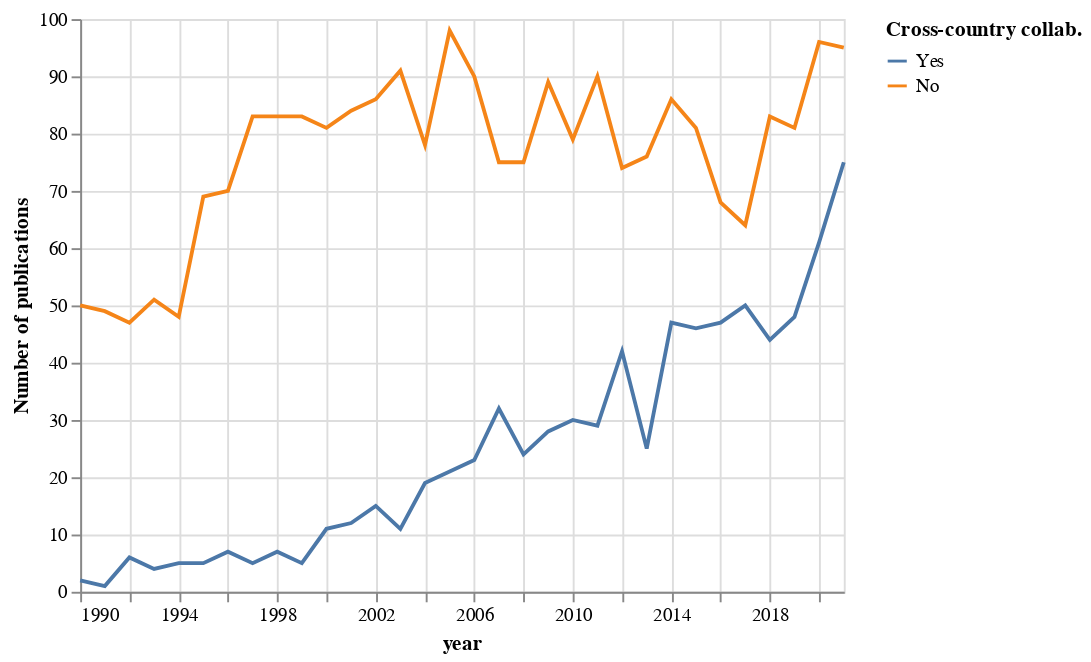

The notebook cell this image was saved under:
### Code cell
cross_country_count = alt.Chart(cross_country).mark_line().encode(
    x = 'year',
    y = alt.Y(
        'count',
        title = 'Number of publications'
    ),
    color = alt.Color(
        'type',
        title = 'Cross-country collab.',
        sort = ['Yes', 'No']
    )
)

cross_country_count

### Figure 1 — Vega-Lite specification as saved in the notebook (floating-point values rounded to 4 significant figures)
{"config": {"view": {"continuousWidth": 400, "continuousHeight": 300}}, "data": {"name": "data-e85968a2c0ece3cbe3b0221a247129c7"}, "mark": "line", "encoding": {"color": {"field": "type", "sort": ["Yes", "No"], "title": "Cross-country collab.", "type": "nominal"}, "x": {"field": "year", "type": "temporal"}, "y": {"field": "count", "title": "Number of publications", "type": "quantitative"}}, "$schema": "https://vega.github.io/schema/vega-lite/v4.17.0.json", "datasets": {"data-e85968a2c0ece3cbe3b0221a247129c7": [{"year": "1990-01-01T00:00:00", "type": "No", "count": 50, "ratio": 0.9615}, {"year": "1990-01-01T00:00:00", "type": "Yes", "count": 2, "ratio": 0.03846}, {"year": "1991-01-01T00:00:00", "type": "No", "count": 49, "ratio": 0.98}, {"year": "1991-01-01T00:00:00", "type": "Yes", "count": 1, "ratio": 0.02}, {"year": "1992-01-01T00:00:00", "type": "No", "count": 47, "ratio": 0.8868}, {"year": "1992-01-01T00:00:00", "type": "Yes", "count": 6, "ratio": 0.1132}, {"year": "1993-01-01T00:00:00", "type": "No", "count": 51, "ratio": 0.9273}, {"year": "1993-01-01T00:00:00", "type": "Yes", "count": 4, "ratio": 0.07273}, {"year": "1994-01-01T00:00:00", "type": "No", "count": 48, "ratio": 0.9057}, {"year": "1994-01-01T00:00:00", "type": "Yes", "count": 5, "ratio": 0.09434}, {"year": "1995-01-01T00:00:00", "type": "No", "count": 69, "ratio": 0.9324}, {"year": "1995-01-01T00:00:00", "type": "Yes", "count": 5, "ratio": 0.06757}, {"year": "1996-01-01T00:00:00", "type": "No", "count": 70, "ratio": 0.9091}, {"year": "1996-01-01T00:00:00", "type": "Yes", "count": 7, "ratio": 0.09091}, {"year": "1997-01-01T00:00:00", "type": "No", "count": 83, "ratio": 0.9432}, {"year": "1997-01-01T00:00:00", "type": "Yes", "count": 5, "ratio": 0.05682}, {"year": "1998-01-01T00:00:00", "type": "No", "count": 83, "ratio": 0.9222}, {"year": "1998-01-01T00:00:00", "type": "Yes", "count": 7, "ratio": 0.07778}, {"year": "1999-01-01T00:00:00", "type": "No", "count": 83, "ratio": 0.9432}, {"year": "1999-01-01T00:00:00", "type": "Yes", "count": 5, "ratio": 0.05682}, {"year": "2000-01-01T00:00:00", "type": "No", "count": 81, "ratio": 0.8804}, {"year": "2000-01-01T00:00:00", "type": "Yes", "count": 11, "ratio": 0.1196}, {"year": "2001-01-01T00:00:00", "type": "No", "count": 84, "ratio": 0.875}, {"year": "2001-01-01T00:00:00", "type": "Yes", "count": 12, "ratio": 0.125}, {"year": "2002-01-01T00:00:00", "type": "No", "count": 86, "ratio": 0.8515}, {"year": "2002-01-01T00:00:00", "type": "Yes", "count": 15, "ratio": 0.1485}, {"year": "2003-01-01T00:00:00", "type": "No", "count": 91, "ratio": 0.8922}, {"year": "2003-01-01T00:00:00", "type": "Yes", "count": 11, "ratio": 0.1078}, {"year": "2004-01-01T00:00:00", "type": "No", "count": 78, "ratio": 0.8041}, {"year": "2004-01-01T00:00:00", "type": "Yes", "count": 19, "ratio": 0.1959}, {"year": "2005-01-01T00:00:00", "type": "No", "count": 98, "ratio": 0.8235}, {"year": "2005-01-01T00:00:00", "type": "Yes", "count": 21, "ratio": 0.1765}, {"year": "2006-01-01T00:00:00", "type": "No", "count": 90, "ratio": 0.7965}, {"year": "2006-01-01T00:00:00", "type": "Yes", "count": 23, "ratio": 0.2035}, {"year": "2007-01-01T00:00:00", "type": "No", "count": 75, "ratio": 0.7009}, {"year": "2007-01-01T00:00:00", "type": "Yes", "count": 32, "ratio": 0.2991}, {"year": "2008-01-01T00:00:00", "type": "No", "count": 75, "ratio": 0.7576}, {"year": "2008-01-01T00:00:00", "type": "Yes", "count": 24, "ratio": 0.2424}, {"year": "2009-01-01T00:00:00", "type": "No", "count": 89, "ratio": 0.7607}, {"year": "2009-01-01T00:00:00", "type": "Yes", "count": 28, "ratio": 0.2393}, {"year": "2010-01-01T00:00:00", "type": "No", "count": 79, "ratio": 0.7248}, {"year": "2010-01-01T00:00:00", "type": "Yes", "count": 30, "ratio": 0.2752}, {"year": "2011-01-01T00:00:00", "type": "No", "count": 90, "ratio": 0.7563}, {"year": "2011-01-01T00:00:00", "type": "Yes", "count": 29, "ratio": 0.2437}, {"year": "2012-01-01T00:00:00", "type": "No", "count": 74, "ratio": 0.6379}, {"year": "2012-01-01T00:00:00", "type": "Yes", "count": 42, "ratio": 0.3621}, {"year": "2013-01-01T00:00:00", "type": "No", "count": 76, "ratio": 0.7525}, {"year": "2013-01-01T00:00:00", "type": "Yes", "count": 25, "ratio": 0.2475}, {"year": "2014-01-01T00:00:00", "type": "No", "count": 86, "ratio": 0.6466}, {"year": "2014-01-01T00:00:00", "type": "Yes", "count": 47, "ratio": 0.3534}, {"year": "2015-01-01T00:00:00", "type": "No", "count": 81, "ratio": 0.6378}, {"year": "2015-01-01T00:00:00", "type": "Yes", "count": 46, "ratio": 0.3622}, {"year": "2016-01-01T00:00:00", "type": "No", "count": 68, "ratio": 0.5913}, {"year": "2016-01-01T00:00:00", "type": "Yes", "count": 47, "ratio": 0.4087}, {"year": "2017-01-01T00:00:00", "type": "No", "count": 64, "ratio": 0.5614}, {"year": "2017-01-01T00:00:00", "type": "Yes", "count": 50, "ratio": 0.4386}, {"year": "2018-01-01T00:00:00", "type": "No", "count": 83, "ratio": 0.6535}, {"year": "2018-01-01T00:00:00", "type": "Yes", "count": 44, "ratio": 0.3465}, {"year": "2019-01-01T00:00:00", "type": "No", "count": 81, "ratio": 0.6279}, {"year": "2019-01-01T00:00:00", "type": "Yes", "count": 48, "ratio": 0.3721}, {"year": "2020-01-01T00:00:00", "type": "No", "count": 96, "ratio": 0.6115}, {"year": "2020-01-01T00:00:00", "type": "Yes", "count": 61, "ratio": 0.3885}, {"year": "2021-01-01T00:00:00", "type": "No", "count": 95, "ratio": 0.5588}, {"year": "2021-01-01T00:00:00", "type": "Yes", "count": 75, "ratio": 0.4412}]}}
